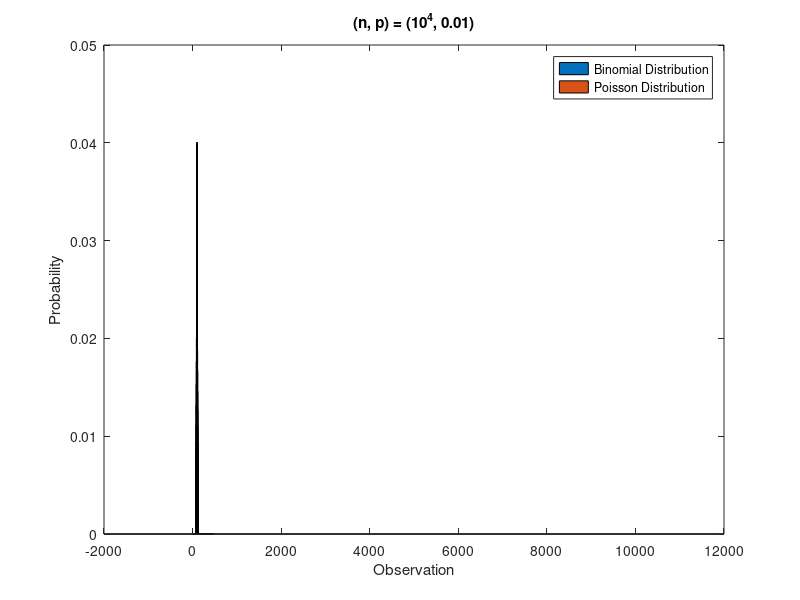
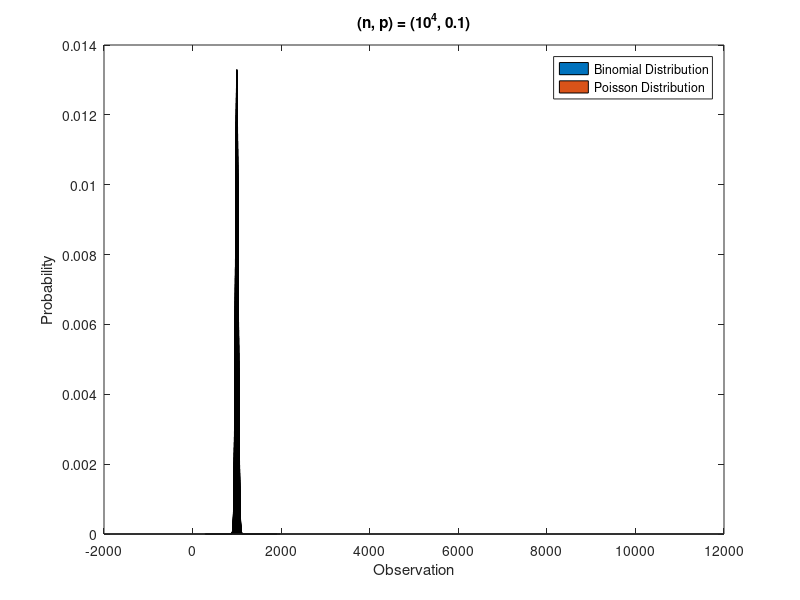
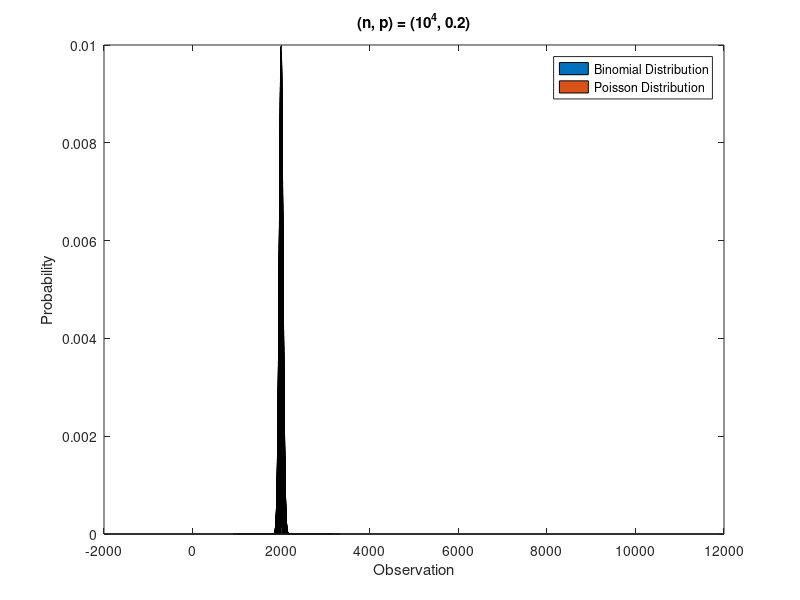
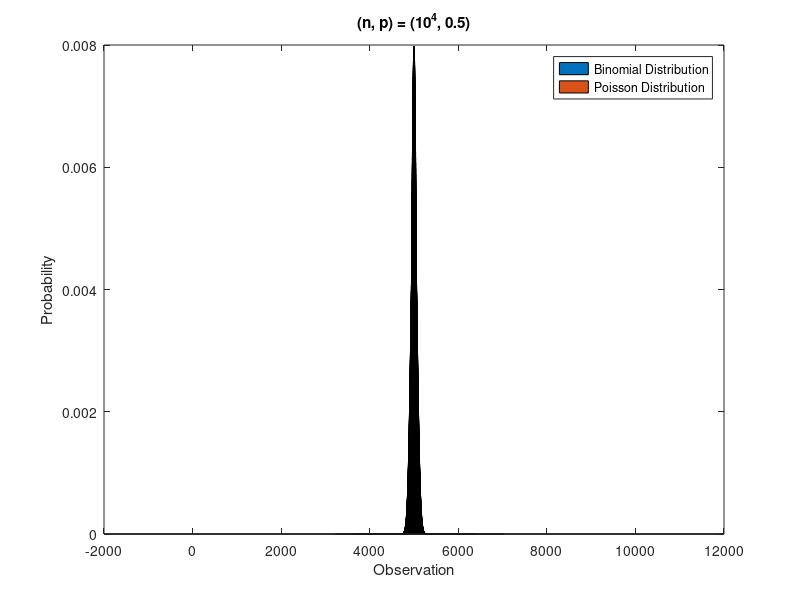

Reproduce these figures in MATLAB, in order.
n=10000;
p1=0.01;
p2=0.1;
p3=0.2;
p4=0.5;
x=0:n;

a=binopdf(x,n,p1);
b=poisspdf(x,n*p1);
figure
bar(x,a)
hold on
bar(x,b)
hold off
xlabel('Observation')
ylabel('Probability')
title('(n, p) = (10^4, 0.01)')
legend('Binomial Distribution','Poisson Distribution')

c=binopdf(x,n,p2);
d=poisspdf(x,n*p2);
figure
bar(x,c)
hold on
bar(x,d)
hold off
xlabel('Observation')
ylabel('Probability')
title('(n, p) = (10^4, 0.1)')
legend('Binomial Distribution','Poisson Distribution')

e=binopdf(x,n,p3);
f=poisspdf(x,n*p3);
figure
bar(x,e)
hold on
bar(x,f)
hold off
xlabel('Observation')
ylabel('Probability')
title('(n, p) = (10^4, 0.2)')
legend('Binomial Distribution','Poisson Distribution')

g=binopdf(x,n,p4);
h=poisspdf(x,n*p4);
figure
bar(x,g)
hold on
bar(x,h)
hold off
xlabel('Observation')
ylabel('Probability')
title('(n, p) = (10^4, 0.5)')
legend('Binomial Distribution','Poisson Distribution')
